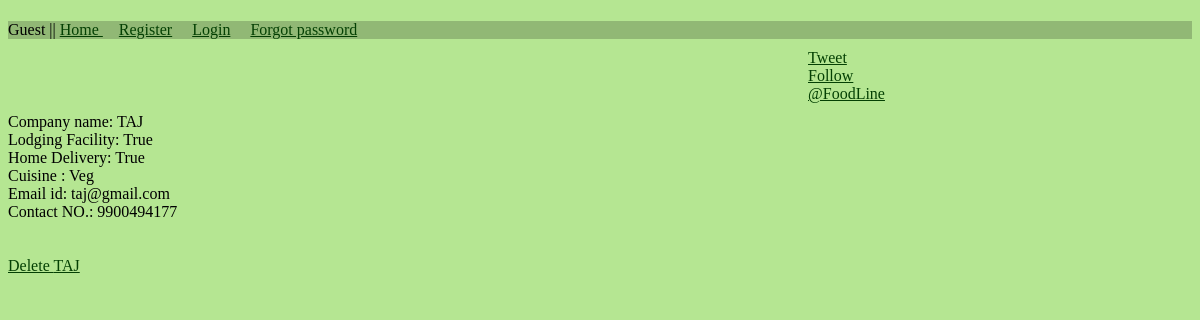
The page /foodline/companydata/1/ on the database its author committed.
### company/models.py (models this page shows)
class Company(models.Model):
    company=models.ForeignKey(User)
    company_name = models.CharField(max_length = 30)
    address=models.TextField()
    home_delivery=models.BooleanField()
    lodging=models.BooleanField()
    cuisine=models.CharField(max_length = 30)
    contact_no=models.IntegerField(max_length = 10)

### company/views.py (the view)
# urls.py: url(r'^companydata/(?P<dd_id>\d+)/$',views.company_details),
def company_details(request,dd_id):
    company_data=Company.objects.get(id = dd_id)
    return render_to_response('comp_data.html',locals())

### templates/comp_data.html
{% extends "base.html" %}
{% block content %}
 Company name:      {{ company_data.company_name }} <br>
 Lodging Facility:  {{ company_data.lodging }} <br>
 Home Delivery:     {{ company_data.home_delivery }} <br>
 Cuisine :          {{ company_data.cuisine }} <br>
 Email id:          {{ company_data.company.email}}<br>
 Contact NO.:       {{ company_data.contact_no }} <br> <br> <br>
  <a href ="/foodline/deletecompany/{{ company_data.id }}">Delete {{ company_data.company_name }}</a>
<br> <br>
 {% endblock %}

### templates/base.html (style rules this page uses)
body { background-color:rgba(150,220,100,0.7); }
a { color:#044003; }

### rows shown on the page
Company: company_name "TAJ", lodging "True", home_delivery "True", cuisine "Veg", company.email "taj@gmail.com", contact_no "9900494177"
